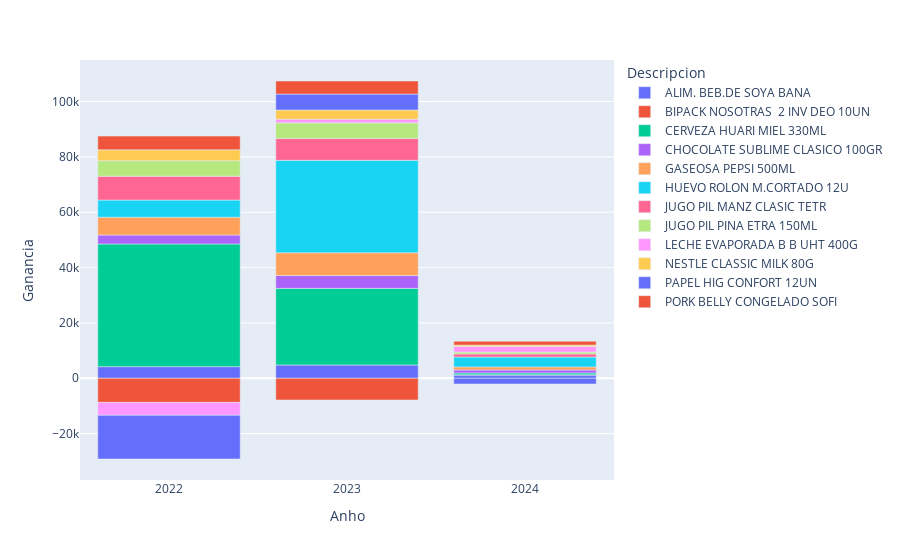

Notebook cell for this chart:
### Code cell
print('Figura 1. Ganancia generada por producto, por año')
temp_df = df.groupby([df.index.year, 'Descripcion'])['Ganancia'].\
    agg(['sum']).reset_index().\
        rename(columns={'Fecha_Formato':'Anho', 'sum':'Ganancia'}).\
        astype({'Anho': 'str', 'Ganancia': 'float64'})
px.bar(temp_df, x='Anho', y='Ganancia', color='Descripcion')

### Figure 1 — Plotly figure (JSON) as saved in the notebook; plotly's stock layout.template omitted (floating-point values rounded to 4 significant figures)
{"data": [{"alignmentgroup": "True", "hovertemplate": "Descripcion=ALIM. BEB.DE SOYA BANA<br>Anho=%{x}<br>Ganancia=%{y}<extra></extra>", "legendgroup": "ALIM. BEB.DE SOYA BANA", "marker": {"color": "#636efa", "pattern": {"shape": ""}}, "name": "ALIM. BEB.DE SOYA BANA", "offsetgroup": "ALIM. BEB.DE SOYA BANA", "orientation": "v", "showlegend": true, "textposition": "auto", "type": "bar", "x": ["2022", "2023", "2024"], "xaxis": "x", "y": [4194.0, 4787.0, 1201.0], "yaxis": "y"}, {"alignmentgroup": "True", "hovertemplate": "Descripcion=BIPACK NOSOTRAS  2 INV DEO 10UN<br>Anho=%{x}<br>Ganancia=%{y}<extra></extra>", "legendgroup": "BIPACK NOSOTRAS  2 INV DEO 10UN", "marker": {"color": "#EF553B", "pattern": {"shape": ""}}, "name": "BIPACK NOSOTRAS  2 INV DEO 10UN", "offsetgroup": "BIPACK NOSOTRAS  2 INV DEO 10UN", "orientation": "v", "showlegend": true, "textposition": "auto", "type": "bar", "x": ["2022", "2023", "2024"], "xaxis": "x", "y": [-8719.0, -7834.0, 55.7], "yaxis": "y"}, {"alignmentgroup": "True", "hovertemplate": "Descripcion=CERVEZA HUARI MIEL 330ML<br>Anho=%{x}<br>Ganancia=%{y}<extra></extra>", "legendgroup": "CERVEZA HUARI MIEL 330ML", "marker": {"color": "#00cc96", "pattern": {"shape": ""}}, "name": "CERVEZA HUARI MIEL 330ML", "offsetgroup": "CERVEZA HUARI MIEL 330ML", "orientation": "v", "showlegend": true, "textposition": "auto", "type": "bar", "x": ["2022", "2023", "2024"], "xaxis": "x", "y": [44340.0, 27700.0, 674.9], "yaxis": "y"}, {"alignmentgroup": "True", "hovertemplate": "Descripcion=CHOCOLATE SUBLIME CLASICO 100GR<br>Anho=%{x}<br>Ganancia=%{y}<extra></extra>", "legendgroup": "CHOCOLATE SUBLIME CLASICO 100GR", "marker": {"color": "#ab63fa", "pattern": {"shape": ""}}, "name": "CHOCOLATE SUBLIME CLASICO 100GR", "offsetgroup": "CHOCOLATE SUBLIME CLASICO 100GR", "orientation": "v", "showlegend": true, "textposition": "auto", "type": "bar", "x": ["2022", "2023", "2024"], "xaxis": "x", "y": [3221.0, 4658.0, 1084.0], "yaxis": "y"}, {"alignmentgroup": "True", "hovertemplate": "Descripcion=GASEOSA PEPSI 500ML<br>Anho=%{x}<br>Ganancia=%{y}<extra></extra>", "legendgroup": "GASEOSA PEPSI 500ML", "marker": {"color": "#FFA15A", "pattern": {"shape": ""}}, "name": "GASEOSA PEPSI 500ML", "offsetgroup": "GASEOSA PEPSI 500ML", "orientation": "v", "showlegend": true, "textposition": "auto", "type": "bar", "x": ["2022", "2023", "2024"], "xaxis": "x", "y": [6456.0, 8216.0, 1098.0], "yaxis": "y"}, {"alignmentgroup": "True", "hovertemplate": "Descripcion=HUEVO ROLON M.CORTADO 12U<br>Anho=%{x}<br>Ganancia=%{y}<extra></extra>", "legendgroup": "HUEVO ROLON M.CORTADO 12U", "marker": {"color": "#19d3f3", "pattern": {"shape": ""}}, "name": "HUEVO ROLON M.CORTADO 12U", "offsetgroup": "HUEVO ROLON M.CORTADO 12U", "orientation": "v", "showlegend": true, "textposition": "auto", "type": "bar", "x": ["2022", "2023", "2024"], "xaxis": "x", "y": [6189.0, 33390.0, 3548], "yaxis": "y"}, {"alignmentgroup": "True", "hovertemplate": "Descripcion=JUGO PIL MANZ CLASIC TETR<br>Anho=%{x}<br>Ganancia=%{y}<extra></extra>", "legendgroup": "JUGO PIL MANZ CLASIC TETR", "marker": {"color": "#FF6692", "pattern": {"shape": ""}}, "name": "JUGO PIL MANZ CLASIC TETR", "offsetgroup": "JUGO PIL MANZ CLASIC TETR", "orientation": "v", "showlegend": true, "textposition": "auto", "type": "bar", "x": ["2022", "2023", "2024"], "xaxis": "x", "y": [8616.0, 7914.0, 1146.0], "yaxis": "y"}, {"alignmentgroup": "True", "hovertemplate": "Descripcion=JUGO PIL PINA ETRA 150ML<br>Anho=%{x}<br>Ganancia=%{y}<extra></extra>", "legendgroup": "JUGO PIL PINA ETRA 150ML", "marker": {"color": "#B6E880", "pattern": {"shape": ""}}, "name": "JUGO PIL PINA ETRA 150ML", "offsetgroup": "JUGO PIL PINA ETRA 150ML", "orientation": "v", "showlegend": true, "textposition": "auto", "type": "bar", "x": ["2022", "2023", "2024"], "xaxis": "x", "y": [5612.0, 5645.0, 671.4], "yaxis": "y"}, {"alignmentgroup": "True", "hovertemplate": "Descripcion=LECHE EVAPORADA B B UHT 400G<br>Anho=%{x}<br>Ganancia=%{y}<extra></extra>", "legendgroup": "LECHE EVAPORADA B B UHT 400G", "marker": {"color": "#FF97FF", "pattern": {"shape": ""}}, "name": "LECHE EVAPORADA B B UHT 400G", "offsetgroup": "LECHE EVAPORADA B B UHT 400G", "orientation": "v", "showlegend": true, "textposition": "auto", "type": "bar", "x": ["2022", "2023", "2024"], "xaxis": "x", "y": [-4648.0, 1316.0, 2008.0], "yaxis": "y"}, {"alignmentgroup": "True", "hovertemplate": "Descripcion=NESTLE CLASSIC MILK 80G<br>Anho=%{x}<br>Ganancia=%{y}<extra></extra>", "legendgroup": "NESTLE CLASSIC MILK 80G", "marker": {"color": "#FECB52", "pattern": {"shape": ""}}, "name": "NESTLE CLASSIC MILK 80G", "offsetgroup": "NESTLE CLASSIC MILK 80G", "orientation": "v", "showlegend": true, "textposition": "auto", "type": "bar", "x": ["2022", "2023", "2024"], "xaxis": "x", "y": [3940.0, 3315.0, 519.8], "yaxis": "y"}, {"alignmentgroup": "True", "hovertemplate": "Descripcion=PAPEL HIG CONFORT 12UN<br>Anho=%{x}<br>Ganancia=%{y}<extra></extra>", "legendgroup": "PAPEL HIG CONFORT 12UN", "marker": {"color": "#636efa", "pattern": {"shape": ""}}, "name": "PAPEL HIG CONFORT 12UN", "offsetgroup": "PAPEL HIG CONFORT 12UN", "orientation": "v", "showlegend": true, "textposition": "auto", "type": "bar", "x": ["2022", "2023", "2024"], "xaxis": "x", "y": [-15800.0, 5747.0, -2065.0], "yaxis": "y"}, {"alignmentgroup": "True", "hovertemplate": "Descripcion=PORK BELLY CONGELADO SOFI<br>Anho=%{x}<br>Ganancia=%{y}<extra></extra>", "legendgroup": "PORK BELLY CONGELADO SOFI", "marker": {"color": "#EF553B", "pattern": {"shape": ""}}, "name": "PORK BELLY CONGELADO SOFI", "offsetgroup": "PORK BELLY CONGELADO SOFI", "orientation": "v", "showlegend": true, "textposition": "auto", "type": "bar", "x": ["2022", "2023", "2024"], "xaxis": "x", "y": [4937.0, 4731.0, 1362.0], "yaxis": "y"}], "layout": {"barmode": "relative", "legend": {"title": {"text": "Descripcion"}, "tracegroupgap": 0}, "margin": {"t": 60}, "xaxis": {"anchor": "y", "domain": [0, 1], "title": {"text": "Anho"}}, "yaxis": {"anchor": "x", "domain": [0, 1], "title": {"text": "Ganancia"}}}}
